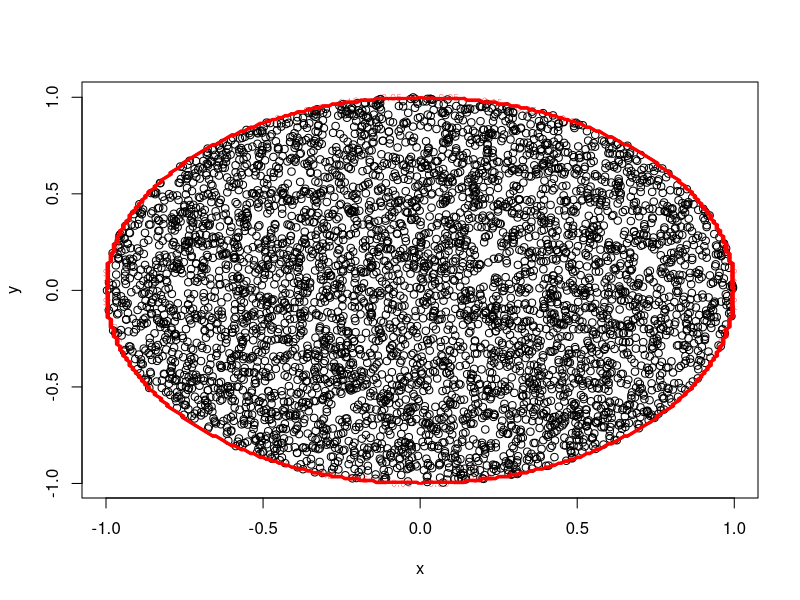

Recreate this plot in R.
## ---- chunk 1
n <- 5000

f <- function(x, y) {
  return(
    1 / pi * (x^2 + y^2 <= 1)
  )
}

M <- 4 / pi
g <- function(x, y) {
  return(
    1 / 4 * (x >= -1 & x <= 1 & y >= -1 & y <= 1)
  )
}

x <- NULL
y <- NULL
while (length(x) < n) {
  U <- runif(1)
  X <- runif(1, -1, 1)
  Y <- runif(1, -1, 1)
  x <- append(x, X[U <= (f(X, Y) / (M * g(X, Y)))])
  y <- append(y, Y[U <= (f(X, Y) / (M * g(X, Y)))])
}

t <- seq(-1, 1, 0.01)
plot(x, y)
contour(t, t, outer(t, t, Vectorize(f)), add = TRUE, col = "red", lwd = 2)
